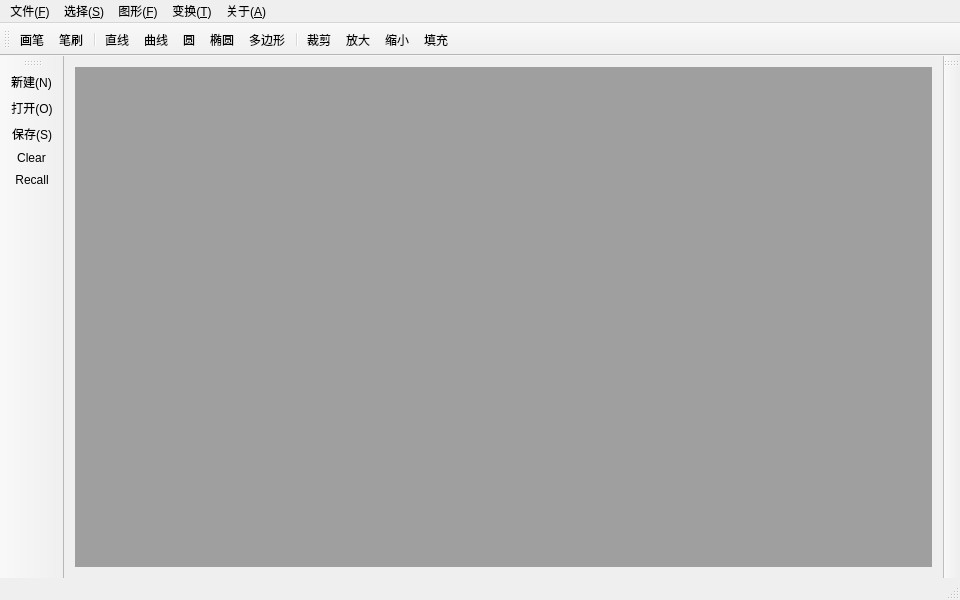
<?xml version="1.0" encoding="UTF-8"?>
<ui version="4.0">
 <class>MainWindow</class>
 <widget class="QMainWindow" name="MainWindow">
  <property name="geometry">
   <rect>
    <x>0</x>
    <y>0</y>
    <width>960</width>
    <height>600</height>
   </rect>
  </property>
  <property name="windowTitle">
   <string>MainWindow</string>
  </property>
  <property name="toolButtonStyle">
   <enum>Qt::ToolButtonIconOnly</enum>
  </property>
  <property name="tabShape">
   <enum>QTabWidget::Rounded</enum>
  </property>
  <widget class="QWidget" name="centralWidget">
   <layout class="QGridLayout" name="gridLayout">
    <item row="0" column="0">
     <widget class="QMdiArea" name="mdiArea"/>
    </item>
   </layout>
  </widget>
  <widget class="QMenuBar" name="menuBar">
   <property name="geometry">
    <rect>
     <x>0</x>
     <y>0</y>
     <width>960</width>
     <height>26</height>
    </rect>
   </property>
   <widget class="QMenu" name="menu">
    <property name="title">
     <string>文件(&amp;F)</string>
    </property>
    <addaction name="actionNew"/>
    <addaction name="actionOpen"/>
    <addaction name="actionSave"/>
   </widget>
   <widget class="QMenu" name="menu_2">
    <property name="title">
     <string>图形(&amp;F)</string>
    </property>
    <addaction name="actionLine"/>
    <addaction name="actionCurve"/>
    <addaction name="actionCycle"/>
    <addaction name="actionEllipse"/>
    <addaction name="actionPolygon"/>
   </widget>
   <widget class="QMenu" name="menu_T">
    <property name="title">
     <string>变换(&amp;T)</string>
    </property>
    <addaction name="actionBigger"/>
    <addaction name="actionSmaller"/>
    <addaction name="actionCutter"/>
   </widget>
   <widget class="QMenu" name="menu_3">
    <property name="title">
     <string>关于(&amp;A)</string>
    </property>
    <addaction name="actionAbout"/>
   </widget>
   <widget class="QMenu" name="menu_S">
    <property name="title">
     <string>选择(&amp;S)</string>
    </property>
    <addaction name="actionPen"/>
    <addaction name="actionBrush"/>
    <addaction name="actionFiller"/>
   </widget>
   <addaction name="menu"/>
   <addaction name="menu_S"/>
   <addaction name="menu_2"/>
   <addaction name="menu_T"/>
   <addaction name="menu_3"/>
  </widget>
  <widget class="QToolBar" name="mainToolBar">
   <property name="toolButtonStyle">
    <enum>Qt::ToolButtonIconOnly</enum>
   </property>
   <attribute name="toolBarArea">
    <enum>TopToolBarArea</enum>
   </attribute>
   <attribute name="toolBarBreak">
    <bool>false</bool>
   </attribute>
   <addaction name="actionPen"/>
   <addaction name="actionBrush"/>
   <addaction name="separator"/>
   <addaction name="actionLine"/>
   <addaction name="actionCurve"/>
   <addaction name="actionCycle"/>
   <addaction name="actionEllipse"/>
   <addaction name="actionPolygon"/>
   <addaction name="separator"/>
   <addaction name="actionCutter"/>
   <addaction name="actionBigger"/>
   <addaction name="actionSmaller"/>
   <addaction name="actionFiller"/>
  </widget>
  <widget class="QStatusBar" name="statusBar"/>
  <widget class="QToolBar" name="toolBar">
   <property name="windowTitle">
    <string>toolBar</string>
   </property>
   <attribute name="toolBarArea">
    <enum>LeftToolBarArea</enum>
   </attribute>
   <attribute name="toolBarBreak">
    <bool>false</bool>
   </attribute>
   <addaction name="actionNew"/>
   <addaction name="actionOpen"/>
   <addaction name="actionSave"/>
   <addaction name="actionClear"/>
   <addaction name="actionRecall"/>
  </widget>
  <widget class="QToolBar" name="toolColorBar">
   <property name="enabled">
    <bool>true</bool>
   </property>
   <property name="acceptDrops">
    <bool>false</bool>
   </property>
   <property name="windowTitle">
    <string>toolBar_2</string>
   </property>
   <property name="inputMethodHints">
    <set>Qt::ImhNone</set>
   </property>
   <property name="movable">
    <bool>true</bool>
   </property>
   <attribute name="toolBarArea">
    <enum>RightToolBarArea</enum>
   </attribute>
   <attribute name="toolBarBreak">
    <bool>false</bool>
   </attribute>
  </widget>
  <action name="actionNew">
   <property name="icon">
    <iconset resource="image.qrc">
     <normaloff>:/icon/icon/new.png</normaloff>:/icon/icon/new.png</iconset>
   </property>
   <property name="text">
    <string>新建(&amp;N)</string>
   </property>
   <property name="toolTip">
    <string>创建新画布</string>
   </property>
   <property name="shortcut">
    <string>Ctrl+N</string>
   </property>
  </action>
  <action name="actionOpen">
   <property name="icon">
    <iconset resource="image.qrc">
     <normaloff>:/icon/icon/open.png</normaloff>:/icon/icon/open.png</iconset>
   </property>
   <property name="text">
    <string>打开(&amp;O)</string>
   </property>
   <property name="toolTip">
    <string>打开图片</string>
   </property>
   <property name="shortcut">
    <string>Ctrl+O</string>
   </property>
  </action>
  <action name="actionLine">
   <property name="checkable">
    <bool>false</bool>
   </property>
   <property name="icon">
    <iconset resource="image.qrc">
     <normaloff>:/icon/icon/line.png</normaloff>:/icon/icon/line.png</iconset>
   </property>
   <property name="text">
    <string>直线</string>
   </property>
   <property name="toolTip">
    <string>直线</string>
   </property>
   <property name="shortcut">
    <string>Ctrl+L</string>
   </property>
  </action>
  <action name="actionCycle">
   <property name="checkable">
    <bool>false</bool>
   </property>
   <property name="icon">
    <iconset resource="image.qrc">
     <normaloff>:/icon/icon/cycle.png</normaloff>:/icon/icon/cycle.png</iconset>
   </property>
   <property name="text">
    <string>圆</string>
   </property>
   <property name="toolTip">
    <string>圆</string>
   </property>
   <property name="shortcut">
    <string>Ctrl+C</string>
   </property>
  </action>
  <action name="actionCurve">
   <property name="checkable">
    <bool>false</bool>
   </property>
   <property name="icon">
    <iconset resource="image.qrc">
     <normaloff>:/icon/icon/Curve.png</normaloff>:/icon/icon/Curve.png</iconset>
   </property>
   <property name="text">
    <string>曲线</string>
   </property>
   <property name="toolTip">
    <string>曲线</string>
   </property>
   <property name="shortcut">
    <string>Ctrl+R</string>
   </property>
  </action>
  <action name="actionEllipse">
   <property name="checkable">
    <bool>false</bool>
   </property>
   <property name="icon">
    <iconset resource="image.qrc">
     <normaloff>:/icon/icon/ellipse.png</normaloff>:/icon/icon/ellipse.png</iconset>
   </property>
   <property name="text">
    <string>椭圆</string>
   </property>
   <property name="toolTip">
    <string>椭圆</string>
   </property>
   <property name="shortcut">
    <string>Ctrl+E</string>
   </property>
  </action>
  <action name="actionSave">
   <property name="icon">
    <iconset resource="image.qrc">
     <normaloff>:/icon/icon/save.png</normaloff>:/icon/icon/save.png</iconset>
   </property>
   <property name="text">
    <string>保存(&amp;S)</string>
   </property>
   <property name="shortcut">
    <string>Ctrl+S</string>
   </property>
  </action>
  <action name="actionClear">
   <property name="icon">
    <iconset resource="image.qrc">
     <normaloff>:/icon/icon/clear.png</normaloff>:/icon/icon/clear.png</iconset>
   </property>
   <property name="text">
    <string>Clear</string>
   </property>
   <property name="toolTip">
    <string>清屏</string>
   </property>
   <property name="shortcut">
    <string>Ctrl+Del</string>
   </property>
  </action>
  <action name="actionRecall">
   <property name="icon">
    <iconset resource="image.qrc">
     <normaloff>:/icon/icon/recall.png</normaloff>:/icon/icon/recall.png</iconset>
   </property>
   <property name="text">
    <string>Recall</string>
   </property>
   <property name="toolTip">
    <string>撤销</string>
   </property>
   <property name="shortcut">
    <string>Ctrl+Backspace</string>
   </property>
  </action>
  <action name="actionPen">
   <property name="checkable">
    <bool>false</bool>
   </property>
   <property name="icon">
    <iconset resource="image.qrc">
     <normaloff>:/icon/icon/pen.png</normaloff>:/icon/icon/pen.png</iconset>
   </property>
   <property name="text">
    <string>画笔</string>
   </property>
   <property name="toolTip">
    <string>画笔</string>
   </property>
   <property name="shortcut">
    <string>Ctrl+P</string>
   </property>
  </action>
  <action name="actionBrush">
   <property name="checkable">
    <bool>false</bool>
   </property>
   <property name="icon">
    <iconset resource="image.qrc">
     <normaloff>:/icon/icon/brush.png</normaloff>:/icon/icon/brush.png</iconset>
   </property>
   <property name="text">
    <string>笔刷</string>
   </property>
   <property name="toolTip">
    <string>刷子</string>
   </property>
   <property name="shortcut">
    <string>Ctrl+B</string>
   </property>
  </action>
  <action name="actionBigger">
   <property name="icon">
    <iconset resource="image.qrc">
     <normaloff>:/icon/icon/bigger.png</normaloff>:/icon/icon/bigger.png</iconset>
   </property>
   <property name="text">
    <string>放大</string>
   </property>
   <property name="toolTip">
    <string>放大</string>
   </property>
   <property name="shortcut">
    <string>Ctrl++</string>
   </property>
  </action>
  <action name="actionSmaller">
   <property name="icon">
    <iconset resource="image.qrc">
     <normaloff>:/icon/icon/smaller.png</normaloff>:/icon/icon/smaller.png</iconset>
   </property>
   <property name="text">
    <string>缩小</string>
   </property>
   <property name="toolTip">
    <string>缩小</string>
   </property>
   <property name="shortcut">
    <string>Ctrl+-</string>
   </property>
  </action>
  <action name="actionPolygon">
   <property name="checkable">
    <bool>false</bool>
   </property>
   <property name="icon">
    <iconset resource="image.qrc">
     <normaloff>:/icon/icon/polygon.png</normaloff>:/icon/icon/polygon.png</iconset>
   </property>
   <property name="text">
    <string>多边形</string>
   </property>
   <property name="toolTip">
    <string>多边形</string>
   </property>
  </action>
  <action name="actionFiller">
   <property name="checkable">
    <bool>false</bool>
   </property>
   <property name="icon">
    <iconset resource="image.qrc">
     <normaloff>:/icon/icon/fill.png</normaloff>:/icon/icon/fill.png</iconset>
   </property>
   <property name="text">
    <string>填充</string>
   </property>
   <property name="toolTip">
    <string>填充</string>
   </property>
  </action>
  <action name="actionCutter">
   <property name="checkable">
    <bool>true</bool>
   </property>
   <property name="icon">
    <iconset resource="image.qrc">
     <normaloff>:/icon/icon/cutter.png</normaloff>:/icon/icon/cutter.png</iconset>
   </property>
   <property name="text">
    <string>裁剪</string>
   </property>
   <property name="toolTip">
    <string>裁剪</string>
   </property>
  </action>
  <action name="actionAbout">
   <property name="text">
    <string>关于本程序</string>
   </property>
   <property name="toolTip">
    <string>关于本程序</string>
   </property>
  </action>
 </widget>
 <layoutdefault spacing="6" margin="11"/>
 <resources>
  <include location="image.qrc"/>
 </resources>
 <connections/>
</ui>
